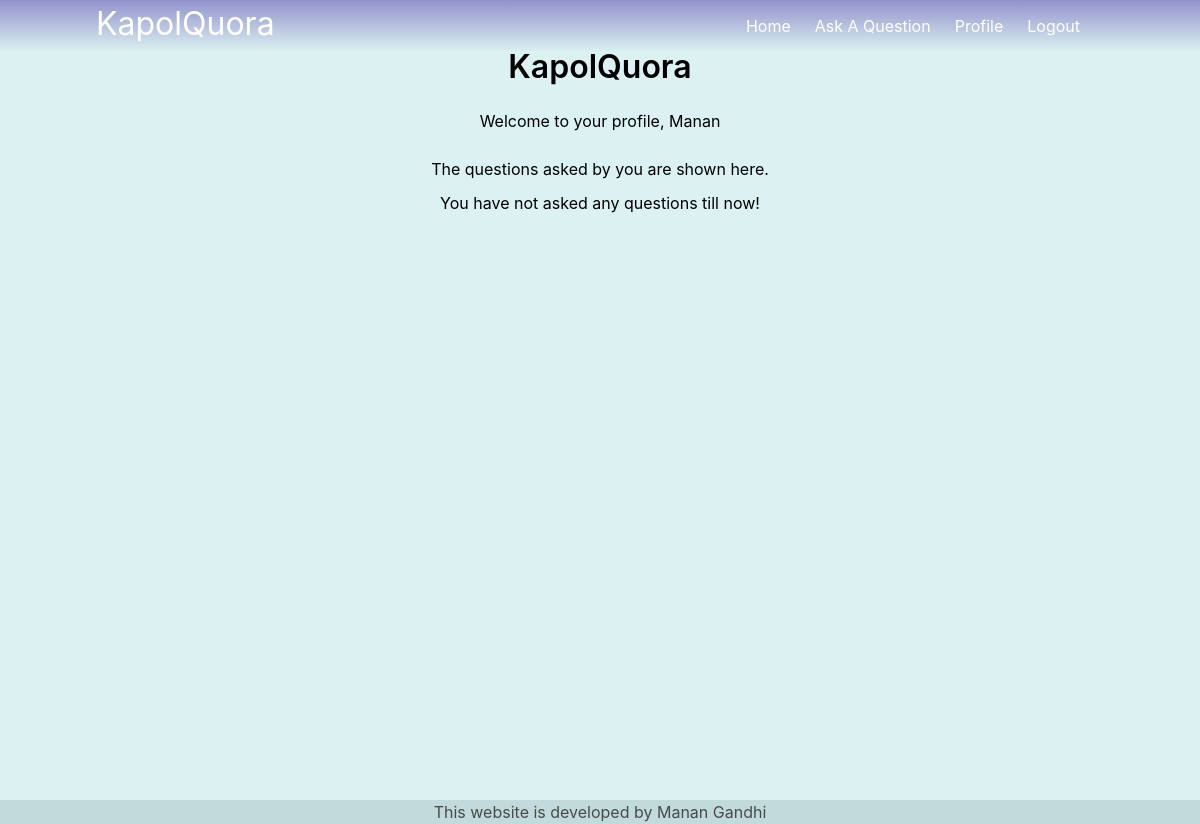
The app's page /profile (signed in), older data.
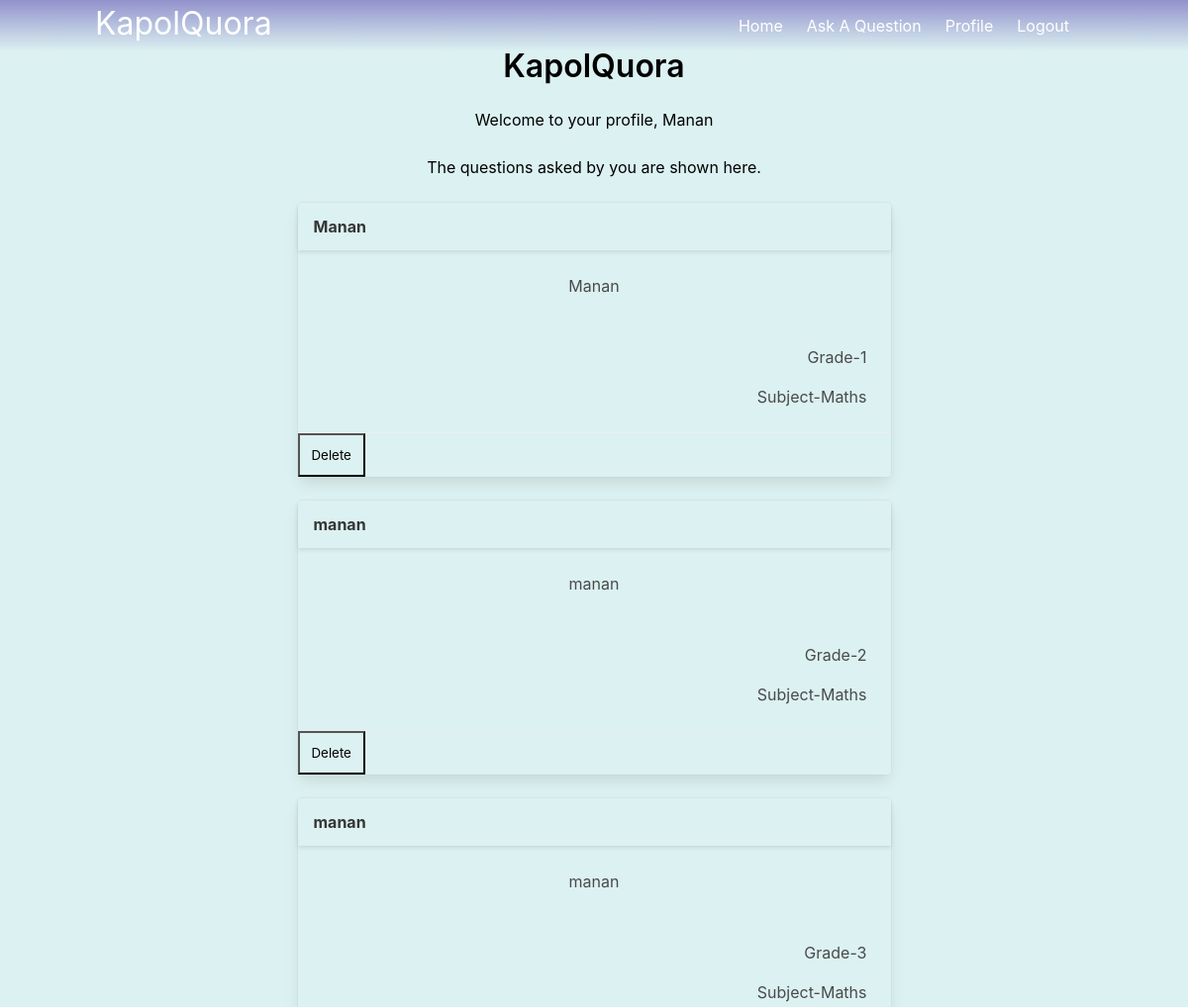
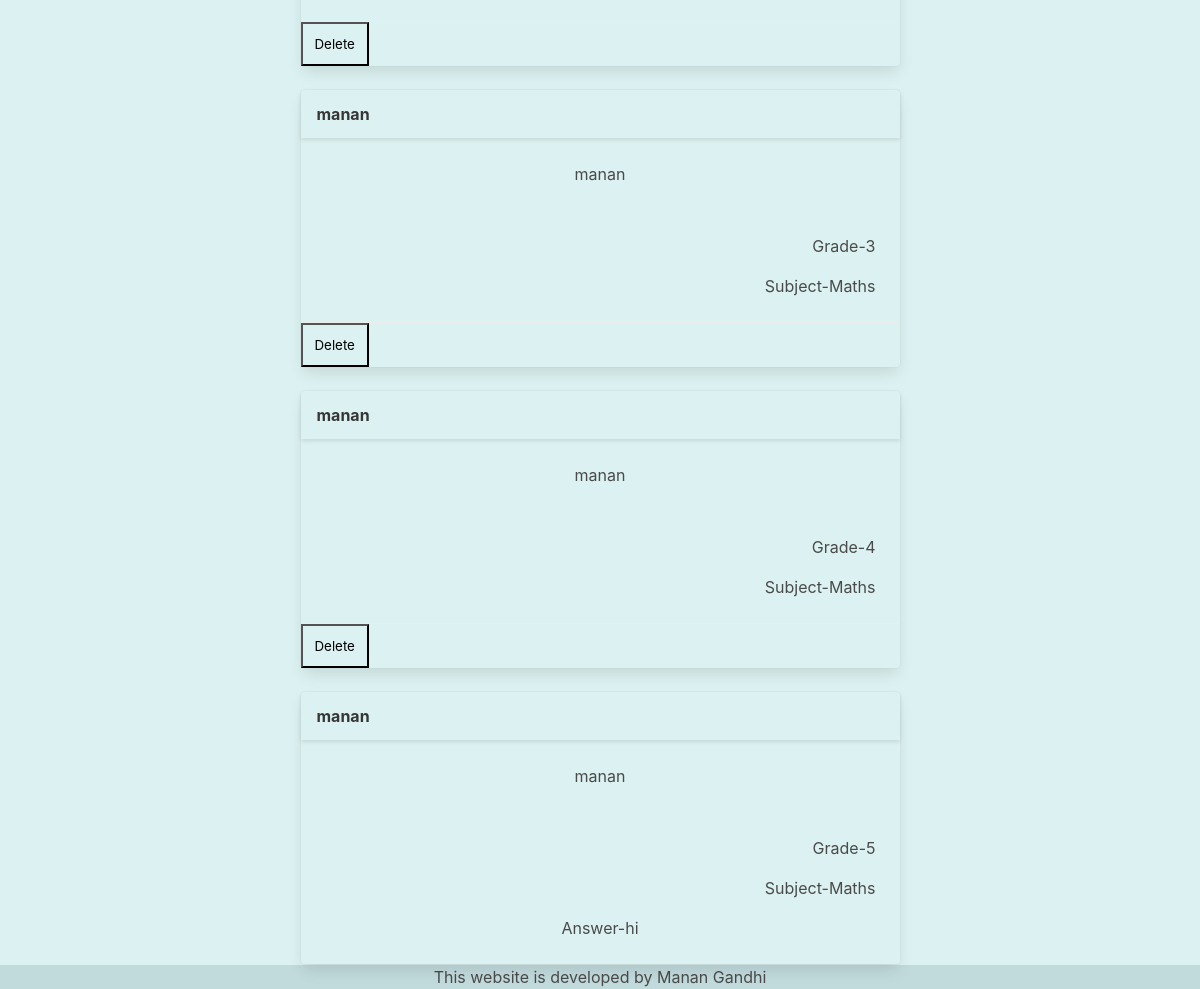
The same page, newer data (2 pictures, top to bottom).
### models.py (models this page shows)
class Questions(db.Model):
    sno=db.Column(db.Integer, primary_key=True)
    question=db.Column(db.String(1000))
    description=db.Column(db.String(100000))
    author=db.Column(db.String(1000))
    std=db.Column(db.Integer())
    answer=db.Column(db.String(100000))
    subject=db.Column(db.String(100))

### main.py (the view)
@main.route('/profile')
@login_required
def profile():
    return render_template('profile.html', data=Questions.query.filter(Questions.author==current_user.name).all(), user=current_user.name)

### initial.py (called while the page is built)
def create_app():
    app = Flask(__name__)
    app.config['FLASK_ADMIN_SWATCH'] = 'cerulean'
    app.config['SECRET_KEY'] = 'This-is-my-Secret'
    app.config['SQLALCHEMY_DATABASE_URI'] = 'sqlite:///db.sqlite'
    db.init_app(app)
    login_manager = LoginManager()
    login_manager.login_view = 'auth.login'
    login_manager.init_app(app)
    def page_not_found(e):
        return render_template('404.html'),404
    app.register_error_handler(404, page_not_found)
    from models import User
    @login_manager.user_loader
    def load_user(user_id):
        return User.query.get(int(user_id))
    from auth import auth as auth_blueprint
    app.register_blueprint(auth_blueprint)
    from main import main as main_blueprint
    app.register_blueprint(main_blueprint)
    return app

### templates/profile.html (shortened to what this page needs)
{% extends "base.html" %}
{% block content %}
<div style="position:relative; top:0%; text-align: center;">
<h1 class="title" style="color:black">KapolQuora</h1>
<h2 style="color:black">Welcome to your profile, {{user}}</h2><br>
<h5 style="color:black">The questions asked by you are shown here.</h5>
{% if data %}
{% for x in data %}
<br>
<div class="card" style="text-align: center; margin:auto; width: 50%; min-width:300px; background-color: transparent;">
    <div class="card-header" style="align-content: center;">
      <p class="card-header-title" style="align-content: center;">
        {{x.question}}
      </p>
    </div>
    <div class="card-content">
      <div class="content">
            {{x.description}}
            <br><br><br>
            <p style="text-align:end">Grade-{{x.std}}</p>
            <p style="text-align:end">Subject-{{x.subject}}</p>
            {% if x.answer %}
              <p>Answer-{{x.answer}}</p>
            {% endif %}
      </div>
    </div>
    {% if not x.answer %}
    <footer class="card-footer" id="answers-area-{{x.sno}}"><form action="/delete" method="POST"><input name="sno" type="text" value="{{x.sno}}" hidden><button class="card-footer-item" style="background-color: transparent; margin:auto;">Delete</button></form></footer>
    {% endif %}
  </div>
</div>
{% endfor %}
{% else %}
    <h4 style="padding-top:10px; color:black">You have not asked any questions till now!</h4>
{% endif %}
{% endblock %}

Row changes from the older to the newer data that the page shows:
added Questions: question "Manan", description "Manan", std "1", subject "Maths"
added Questions: question "manan", description "manan", std "2", subject "Maths"
added Questions: question "manan", description "manan", std "3", subject "Maths"
added Questions: question "manan", description "manan", std "3", subject "Maths"
added Questions: question "manan", description "manan", std "4", subject "Maths"
added Questions: question "manan", description "manan", std "5", subject "Maths", answer "hi"
Text that changed along with them:
text no longer shown: "You have not asked any questions till now!"
